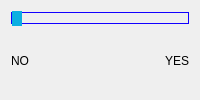
                    <widget class="QFrame" name="cardiacInsufficiencyFrame">
                     <property name="styleSheet">
                      <string notr="true">QFrame {
	border: none;
}
QSlider::groove:horizontal {
    border: 1px solid;
	border-color: rgb(17, 0, 255);
    height: 10px;
    margin: 0px;
}

QSlider::handle:horizontal {
    background-color: rgb(11, 175, 225);
    border: 1px solid;
	border-color: rgb(11, 175, 225);
    height: px;
    width: 8px;
	margin: -15px 0px;
}</string>
                     </property>
                     <property name="frameShape">
                      <enum>QFrame::StyledPanel</enum>
                     </property>
                     <property name="frameShadow">
                      <enum>QFrame::Raised</enum>
                     </property>
                     <layout class="QVBoxLayout" name="verticalLayout_47">
                      <item>
                       <layout class="QGridLayout" name="gridLayout_36">
                        <item row="1" column="0">
                         <widget class="QLabel" name="cardiacInsufficiencyNoLabel">
                          <property name="text">
                           <string>NO</string>
                          </property>
                         </widget>
                        </item>
                        <item row="1" column="1" alignment="Qt::AlignRight">
                         <widget class="QLabel" name="cardiacInsufficiencyYesLabel">
                          <property name="text">
                           <string>YES</string>
                          </property>
                         </widget>
                        </item>
                        <item row="0" column="0" colspan="2">
                         <widget class="QSlider" name="cardiacInsufficiencyHorizontalSlider">
                          <property name="maximum">
                           <number>1</number>
                          </property>
                          <property name="pageStep">
                           <number>1</number>
                          </property>
                          <property name="orientation">
                           <enum>Qt::Horizontal</enum>
                          </property>
                         </widget>
                        </item>
                       </layout>
                      </item>
                     </layout>
                    </widget>
